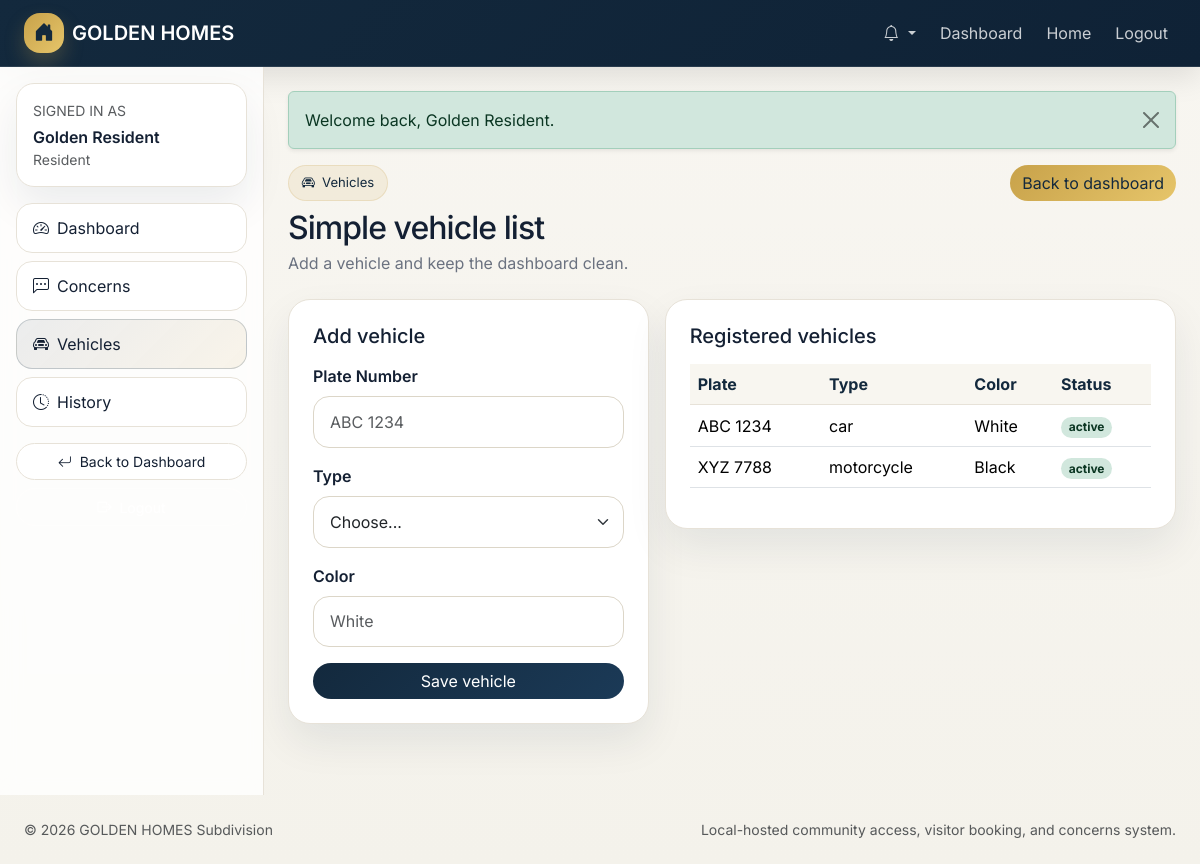
The app's page /resident/vehicles.php (signed in) with its own data.
### tables this page shows
CREATE TABLE vehicles (
    id BIGINT UNSIGNED AUTO_INCREMENT PRIMARY KEY,
    resident_id BIGINT UNSIGNED NOT NULL,
    plate_number VARCHAR(30) NOT NULL UNIQUE,
    vehicle_type ENUM('car', 'motorcycle', 'truck', 'other') NOT NULL,
    brand VARCHAR(100) NULL,
    model VARCHAR(100) NULL,
    color VARCHAR(50) NULL,
    status ENUM('active', 'inactive') NOT NULL DEFAULT 'active',
    created_at TIMESTAMP DEFAULT CURRENT_TIMESTAMP,
    updated_at TIMESTAMP DEFAULT CURRENT_TIMESTAMP ON UPDATE CURRENT_TIMESTAMP,
    CONSTRAINT fk_vehicles_resident FOREIGN KEY (resident_id) REFERENCES residents(id) ON DELETE CASCADE
);

### includes/db.php (called while the page is built, shortened)
<?php
function db(): PDO
{
    static $pdo = null;
    if ($pdo instanceof PDO) {
        return $pdo;
    }
    $dsn = sprintf('mysql:host=%s;port=%s;dbname=%s;charset=utf8mb4', DB_HOST, DB_PORT, DB_NAME);
    try {
        $pdo = new PDO($dsn, DB_USER, DB_PASS, [
            PDO::ATTR_ERRMODE => PDO::ERRMODE_EXCEPTION,
            PDO::ATTR_DEFAULT_FETCH_MODE => PDO::FETCH_ASSOC,
            PDO::ATTR_EMULATE_PREPARES => false,
        ]);
    } catch (Throwable $e) {
        http_response_code(500);
        echo '<h1>Database connection failed</h1>';
        echo '<p>Check XAMPP MySQL and your <code>includes/config.php</code> database settings.</p>';
        echo '<pre>' . htmlspecialchars($e->getMessage()) . '</pre>';
        exit;
    }
    return $pdo;
}

### resident/vehicles.php (the view, shortened to what this page needs)
<?php
require_once __DIR__ . '/../includes/functions.php';
require_once __DIR__ . '/../includes/header.php';
$stmt = db()->prepare("SELECT * FROM vehicles WHERE resident_id = ? ORDER BY created_at DESC");
$stmt->execute([$residentId]);
$vehicles = $stmt->fetchAll();
?>
<div class="d-flex align-items-start justify-content-between flex-wrap gap-3 mb-4">
    <div>
        <span class="gh-badge mb-2"><i class="bi bi-car-front"></i> Vehicles</span>
        <h2 class="gh-section-title mb-1">Simple vehicle list</h2>
        <div class="gh-muted">Add a vehicle and keep the dashboard clean.</div>
    </div>
    <a class="btn gh-gold rounded-pill" href="<?= e(url('resident/dashboard.php')) ?>">Back to dashboard</a>
</div>
<div class="row g-3">
    <div class="col-lg-5">
        <div class="gh-card p-4">
            <h5 class="mb-3">Add vehicle</h5>
            <form method="post" class="d-grid gap-3">
                <div><label class="form-label">Plate Number</label><input class="form-control" name="plate" placeholder="ABC 1234" required></div>
                <div>
                    <label class="form-label">Type</label>
                    <select class="form-select" name="type" required>
                        <option value="">Choose...</option>
                    </select>
                </div>
                <div><label class="form-label">Color</label><input class="form-control" name="color" placeholder="White"></div>
                <button class="btn gh-primary rounded-pill" type="submit">Save vehicle</button>
            </form>
        </div>
    </div>
    <div class="col-lg-7">
        <div class="gh-card p-4">
            <h5 class="mb-3">Registered vehicles</h5>
            <div class="table-responsive">
                <table class="table gh-table align-middle">
                    <thead><tr><th>Plate</th><th>Type</th><th>Color</th><th>Status</th></tr></thead>
                    <tbody>
                        <?php foreach ($vehicles as $v): ?>
                        <tr>
                            <td><?= e($v['plate_number']) ?></td>
                            <td><?= e($v['vehicle_type']) ?></td>
                            <td><?= e($v['color']) ?></td>
                            <td><span class="badge rounded-pill <?= e(badge_class($v['status'])) ?>"><?= e($v['status']) ?></span></td>
                        </tr>
                        <?php endforeach; ?>
                    </tbody>
                </table>
            </div>
        </div>
    </div>
</div>
<?php require_once __DIR__ . '/../includes/footer.php'; ?>

### assets/css/style.css (style rules this page uses)
:root { --gh-bg:#f5f3ee; --gh-surface:#ffffff; --gh-surface-2:#fbfaf7; --gh-text:#142033; --gh-muted:#6b7280; --gh-border:#e7e2d8; --gh-navy:#13293d; --gh-navy-2:#1b3a57; --gh-gold:#c8a24a; --gh-gold-2:#e6c56a; --gh-shadow:0 18px 40px rgba(19,41,61,.08); --gh-radius:22px; }
* { box-sizing:border-box }
html,body { height:100% }
body { font-family:'Inter',system-ui,-apple-system,BlinkMacSystemFont,'Segoe UI',sans-serif; color:var(--gh-text); background:linear-gradient(180deg,#f8f6f1 0%, #f4f2eb 100%); }
a { text-decoration:none }
.gh-badge { display:inline-flex; align-items:center; gap:.45rem; border-radius:999px; padding:.45rem .8rem; font-size:.82rem; background:rgba(200,162,74,.12); color:var(--gh-navy); border:1px solid rgba(200,162,74,.20); }
.gh-card { background:var(--gh-surface); border:1px solid var(--gh-border); border-radius:var(--gh-radius); box-shadow:var(--gh-shadow); }
.gh-primary { background:linear-gradient(135deg,var(--gh-navy),var(--gh-navy-2)); border:none; color:#fff; }
.gh-gold { background:linear-gradient(135deg,var(--gh-gold),var(--gh-gold-2)); border:none; color:var(--gh-navy); }
.gh-muted { color:var(--gh-muted) }
.gh-section-title { letter-spacing:-.03em }
.gh-table thead th { background:#f8f6f0; color:var(--gh-navy); border-bottom:1px solid var(--gh-border)!important; }
.form-control,.form-select { border-radius:16px; border:1px solid #dcd6c8; padding:.8rem 1rem; box-shadow:none; }
label { font-weight:600;margin-bottom:.35rem }

### records on screen
vehicles: plate_number "ABC 1234", vehicle_type "car", color "White", status "active"
vehicles: plate_number "XYZ 7788", vehicle_type "motorcycle", color "Black", status "active"

### other values on screen
APP_SHORT "GOLDEN HOMES"
$user['name'] "Golden Resident"
$role "Resident"
$item['label'] "Dashboard"
$item['label'] "Concerns"
$item['label'] "Vehicles"
$item['label'] "History"
$flash['message'] "Welcome back, Golden Resident."
APP_NAME "GOLDEN HOMES Subdivision"
